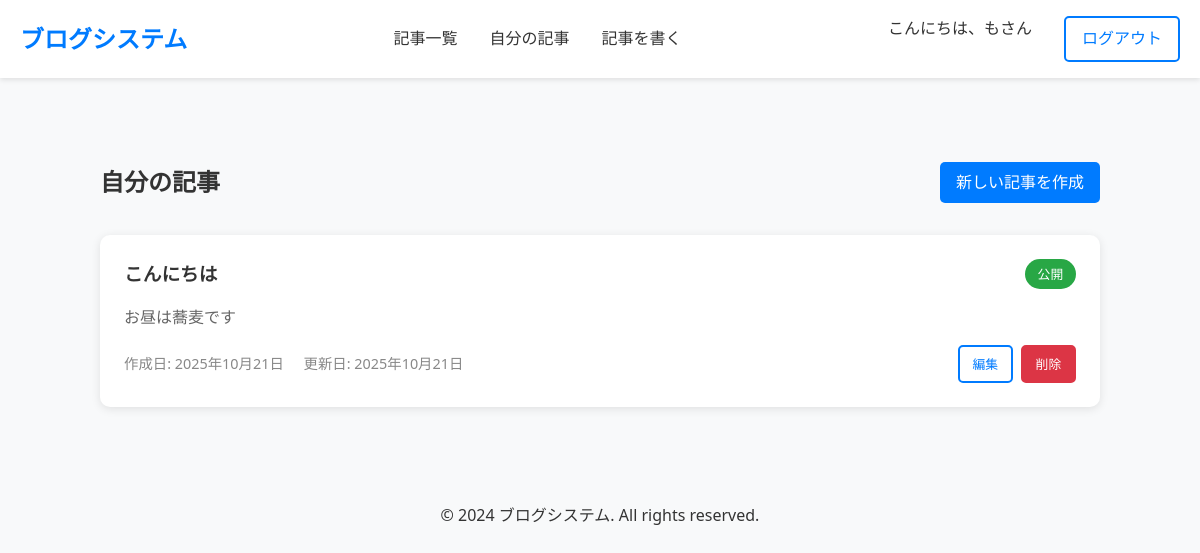
The app's page /my-articles (signed in) with its own data.
### app.py (models this page shows, shortened)
class User(UserMixin, db.Model):
    id = db.Column(db.Integer, primary_key=True)
    username = db.Column(db.String(80), unique=True, nullable=False)
    email = db.Column(db.String(120), unique=True, nullable=False)
    password_hash = db.Column(db.String(120), nullable=False)
    created_at = db.Column(db.DateTime, default=datetime.utcnow)

class Article(db.Model):
    id = db.Column(db.Integer, primary_key=True)
    title = db.Column(db.String(200), nullable=False)
    content = db.Column(db.Text, nullable=False)
    author_id = db.Column(db.Integer, db.ForeignKey('user.id'), nullable=False)
    is_published = db.Column(db.Boolean, default=True)
    created_at = db.Column(db.DateTime, default=datetime.utcnow)
    updated_at = db.Column(db.DateTime, default=datetime.utcnow, onupdate=datetime.utcnow)
    author = db.relationship('User', backref=db.backref('articles', lazy=True))

### app.py (the view)
@app.route('/my-articles')
@login_required
def my_articles():
    articles = Article.query.filter_by(author_id=current_user.id).order_by(Article.created_at.desc()).all()
    return render_template('my_articles.html', articles=articles)

### app.py (called while the page is built)
@login_manager.user_loader
def load_user(user_id):
    return User.query.get(int(user_id))

### templates/my_articles.html (shortened to what this page needs)
{% extends "base.html" %}
{% block content %}
<div style="max-width: 1000px; margin: 2rem auto;">
    <div style="display: flex; justify-content: space-between; align-items: center; margin-bottom: 2rem;">
        <h2 style="color: #333;">自分の記事</h2>
        <a href="{{ url_for('create_article') }}" class="btn btn-primary">新しい記事を作成</a>
    </div>
    {% if articles %}
    <div style="display: grid; gap: 1.5rem;">
        {% for article in articles %}
        <div style="background: white; border-radius: 10px; box-shadow: 0 2px 10px rgba(0,0,0,0.1); padding: 1.5rem; transition: transform 0.2s;">
            <div style="display: flex; justify-content: space-between; align-items: flex-start; margin-bottom: 1rem;">
                <h3 style="margin: 0; color: #333; flex: 1;">
                    <a href="{{ url_for('article_detail', article_id=article.id) }}" style="text-decoration: none; color: inherit;">
                        {{ article.title }}
                    </a>
                </h3>
                <div style="display: flex; gap: 0.5rem; align-items: center;">
                    {% if article.is_published %}
                    <span style="background-color: #28a745; color: white; padding: 0.3rem 0.8rem; border-radius: 15px; font-size: 0.8rem;">公開</span>
                    {% else %}
                    <span style="background-color: #6c757d; color: white; padding: 0.3rem 0.8rem; border-radius: 15px; font-size: 0.8rem;">非公開</span>
                    {% endif %}
                </div>
            </div>
            <p style="color: #666; margin-bottom: 1rem; line-height: 1.5;">
                {{ article.content[:200] }}{% if article.content|length > 200 %}...{% endif %}
            </p>
            <div style="display: flex; justify-content: space-between; align-items: center;">
                <div style="color: #888; font-size: 0.9rem;">
                    <span>作成日: {{ article.created_at.strftime('%Y年%m月%d日') }}</span>
                    {% if article.updated_at != article.created_at %}
                    <span style="margin-left: 1rem;">更新日: {{ article.updated_at.strftime('%Y年%m月%d日') }}</span>
                    {% endif %}
                </div>
                <div style="display: flex; gap: 0.5rem;">
                    <a href="{{ url_for('edit_article', article_id=article.id) }}" class="btn btn-outline" style="font-size: 0.8rem; padding: 0.4rem 0.8rem;">編集</a>
                    <a href="{{ url_for('delete_article', article_id=article.id) }}" class="btn btn-outline"
                       onclick="return confirm('この記事を削除してもよろしいですか？')"
                       style="font-size: 0.8rem; padding: 0.4rem 0.8rem; background-color: #dc3545; color: white; border-color: #dc3545;">削除</a>
                </div>
            </div>
        </div>
        {% endfor %}
    </div>
    {% else %}
    <div style="text-align: center; padding: 4rem 2rem; color: #666;">
        <p style="font-size: 1.2rem; margin-bottom: 1rem;">まだ記事がありません</p>
        <p style="margin-bottom: 2rem;">最初の記事を作成して、ブログを始めましょう！</p>
        <a href="{{ url_for('create_article') }}" class="btn btn-primary">記事を作成する</a>
    </div>
    {% endif %}
</div>
{% endblock %}

### templates/base.html (shortened to what this page needs)
<!DOCTYPE html>
<html lang="ja">
<head>
    <link rel="stylesheet" href="{{ url_for('static', filename='css/style.css') }}">
</head>
<body>
    <header>
        <div class="container">
            <nav class="navbar">
                <a href="{{ url_for('index') }}" class="logo">ブログシステム</a>
                <ul class="nav-links">
                    <li><a href="{{ url_for('index') }}">記事一覧</a></li>
                    {% if current_user.is_authenticated %}
                    <li><a href="{{ url_for('my_articles') }}">自分の記事</a></li>
                    <li><a href="{{ url_for('create_article') }}">記事を書く</a></li>
                    {% endif %}
                </ul>
                <div class="auth-buttons">
                    {% if current_user.is_authenticated %}
                        <span style="margin-right: 1rem;">こんにちは、{{ current_user.username }}さん</span>
                        <a href="{{ url_for('logout') }}" class="btn btn-outline">ログアウト</a>
                    {% else %}
                        <a href="{{ url_for('login') }}" class="btn btn-outline">ログイン</a>
                        <a href="{{ url_for('register') }}" class="btn btn-primary">新規登録</a>
                    {% endif %}
                </div>
            </nav>
        </div>
    </header>
    <div class="container">
        <div class="flash-messages">
        </div>
        <main style="padding-top: 20px;">
            {% block content %}{% endblock %}
        </main>
    </div>
    <footer>
        <div class="container">
            <p>&copy; 2024 ブログシステム. All rights reserved.</p>
        </div>
    </footer>
</body>
</html>

### static/css/style.css (style rules this page uses)
* { margin: 0; padding: 0; box-sizing: border-box; }
body { font-family: 'Segoe UI', Tahoma, Geneva, Verdana, sans-serif; line-height: 1.6; color: #333; background-color: #f8f9fa; }
.container { max-width: 1200px; margin: 0 auto; padding: 0 20px; }
header { background: #fff; box-shadow: 0 2px 5px rgba(0,0,0,0.1); position: sticky; top: 0; z-index: 100; }
.navbar { display: flex; justify-content: space-between; align-items: center; padding: 1rem 0; }
.logo { font-size: 1.5rem; font-weight: bold; color: #007bff; text-decoration: none; }
.nav-links { display: flex; list-style: none; gap: 2rem; }
.nav-links a { text-decoration: none; color: #333; font-weight: 500; transition: color 0.3s; }
.auth-buttons { display: flex; gap: 1rem; }
.btn { padding: 0.5rem 1rem; border: none; border-radius: 5px; cursor: pointer; font-weight: 500; transition: all 0.3s; text-decoration: none; display: inline-block; text-align: center; }
.btn-primary { background: #007bff; color: white; }
.btn-outline { background: transparent; border: 2px solid #007bff; color: #007bff; }
.flash-messages { padding: 1rem 0; }
footer { background: transparent; color: #333; text-align: center; padding: 2rem 0; margin-top: 4rem; }

### records on screen
User: username "も"
Article: title "こんにちは", is_published "公開", content "お昼は蕎麦です", created_at "2025年10月21日", updated_at "2025年10月21日"
